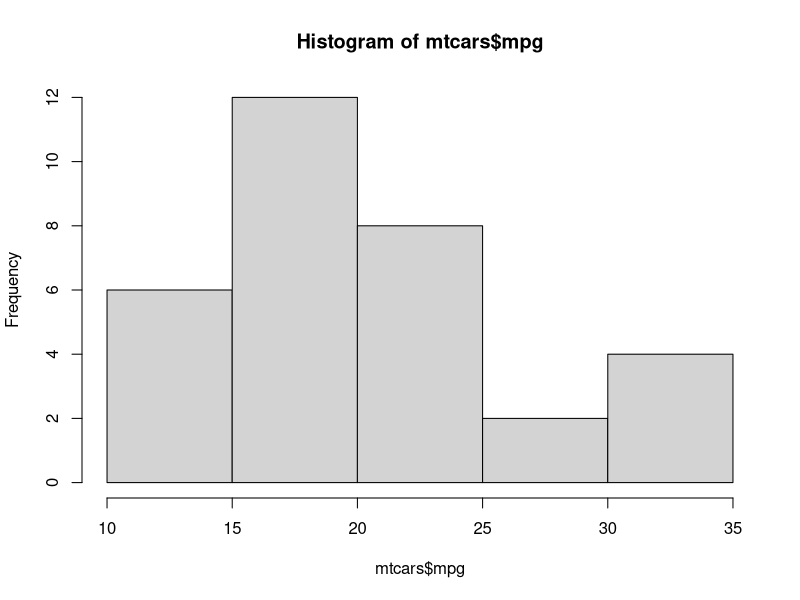
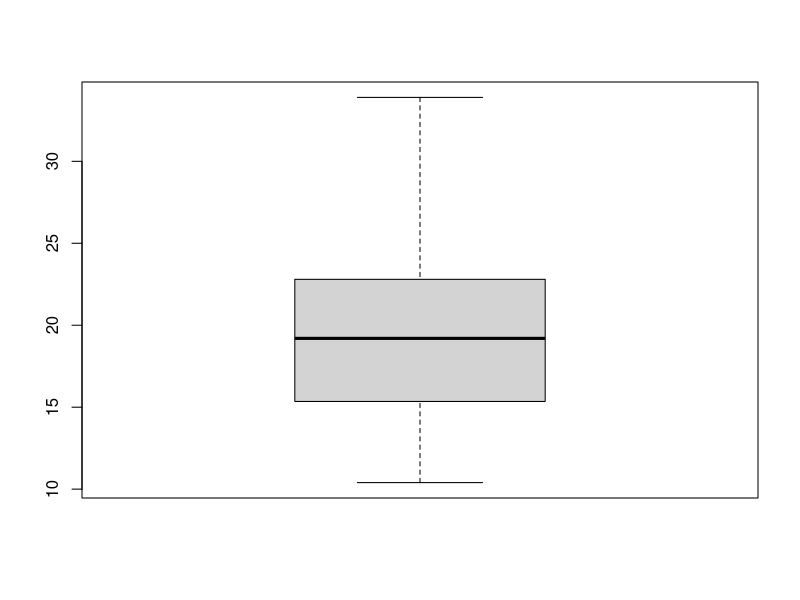
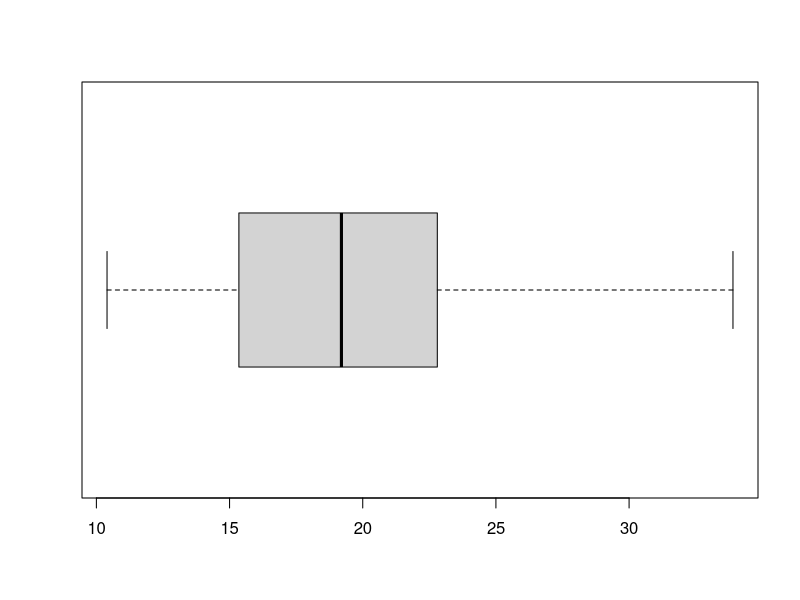
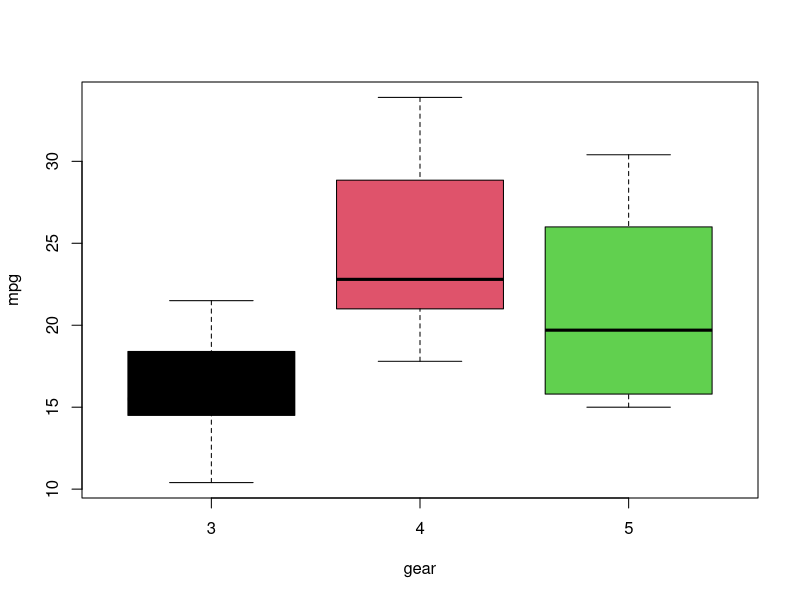
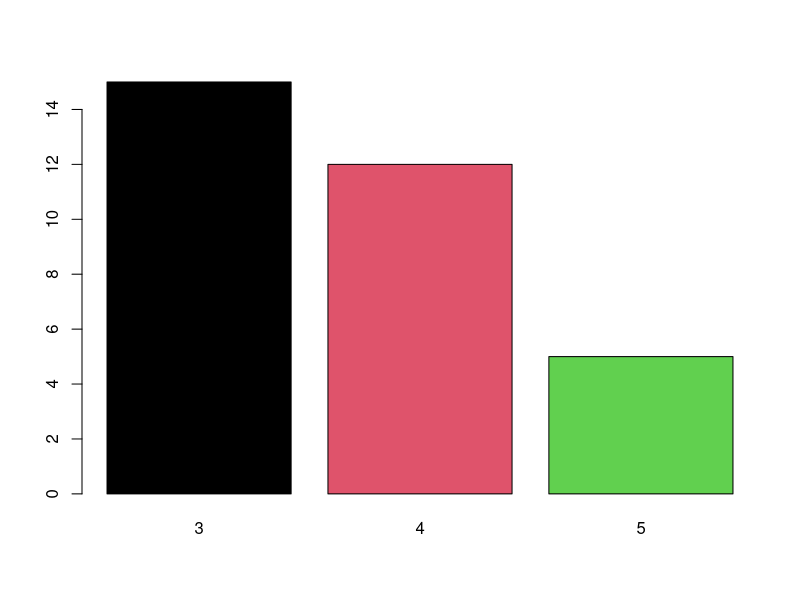
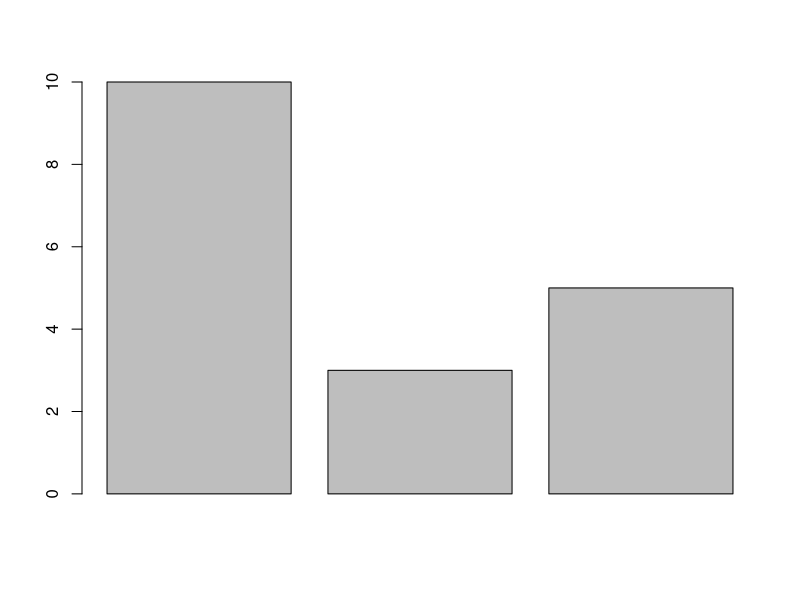
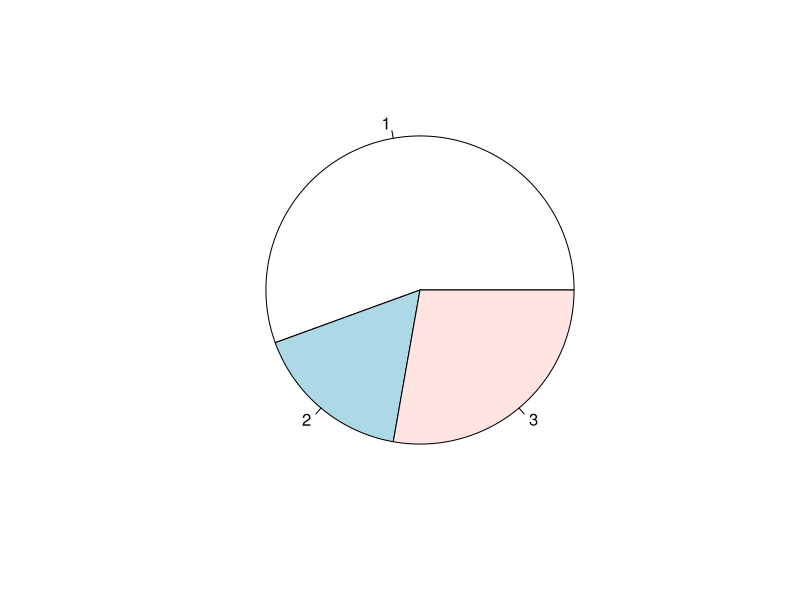

Generate these figures, in order, with R: (Note: this script raises an error after producing the figures.)
#Graphs

mtcars
names(mtcars)
table(mtcars$cyl)             #cyl wise how many cars
table(mtcars$cyl, mtcars$am)  #cross table with cyl & am

#Continuous Data - Histogram, Boxplot 
mtcars$mpg
hist(mtcars$mpg)
boxplot(mtcars$mpg)
?boxplot
boxplot(mtcars$mpg, horizontal = T)
boxplot(mpg~gear, data=mtcars, col=1:3)

#Milege v/s Gear
t1 = table(mtcars$gear)
t1

#
barplot(t1, col=1:3)
barplot(c(10,3,5))
pie(c(10,3,5))

#Students
t2 = table(students$college)
barplot(t2)

#Gender
t3 = table(students$gender)
barplot(t3)
title('This is bar plot', sub = 'Subtitle') #To 
pie(t3)


